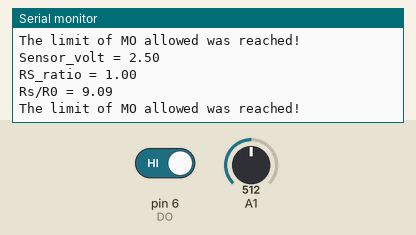
Recording of a sketch running on a simulated Arduino Uno, built with avr-gcc and run on an emulated ATmega328P. Shown: the last lines printed to the serial monitor. The inputs (shaded band) are chosen by the test bench; at power-on: A1 = 512, pin 6 (DO) HIGH.

Above: at 2.8 s.
2.9 s: A1 set to 0
At 5.3 s:
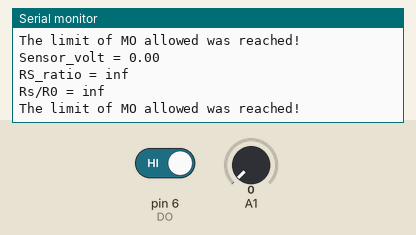
5.6 s: pin 6 (DO) driven LOW
At 6.5 s:
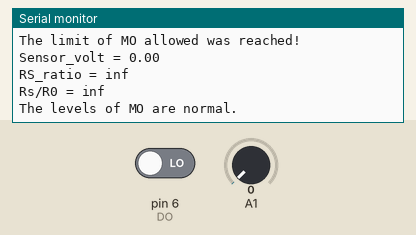
9.6 s: A1 set to 122
At 10.8 s:
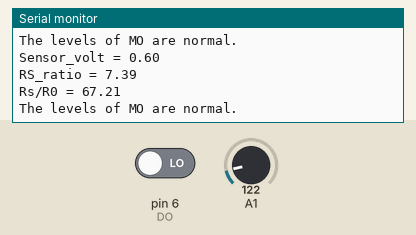
Timing chart, 0 to 12.6 s (numbered marks = the images above; inputs shaded):
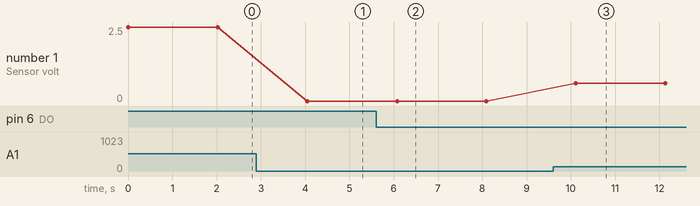

Measured:
- after the input at 2.9 s, the serial monitor: prints a new line after 1.2 s (image 1)
- after the input at 5.6 s, the serial monitor: prints a new line after 0.53 s (image 2)
- after the input at 9.6 s, the serial monitor: prints a new line after 0.51 s (image 3)
- plotted number 1: 0 → 0.6 after the input at 9.6 s

The sketch:

MQ-9_BasicProgram.ino
```cpp
const int DO = 6;

void setup() {
  Serial.begin(9600);
  pinMode(DO, INPUT);
}

void loop() {
  int alarm = 0;
  float sensor_volt;
  float RS_gas;
  float ratio;
  float R0 = 0.11;
  int sensorValue = analogRead(A1);
  sensor_volt = ((float)sensorValue / 1024) * 5.0;
  RS_gas = (5.0 - sensor_volt) / sensor_volt;
  ratio = RS_gas / R0;

  Serial.print("Sensor_volt = ");
  Serial.println(sensor_volt);
  Serial.print("RS_ratio = ");
  Serial.println(RS_gas);
  Serial.print("Rs/R0 = ");
  Serial.println(ratio);
  alarm = digitalRead(DO);
  if (alarm == 0){
    Serial.println("The levels of MO are normal.\n");
  } else if (alarm == 1){
    Serial.println("The limit of MO allowed was reached!\n");
  }
  delay(2000);
}
```
